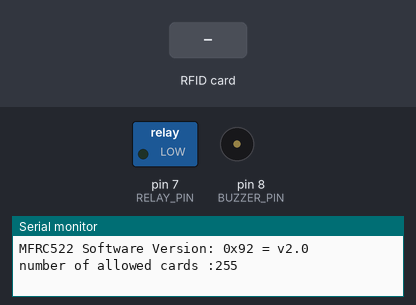
A sketch run on a simulated Arduino Nano, built with avr-gcc and run on an emulated ATmega328P. Shown: switched loads named in the sketch (green lamp = pin HIGH), buzzer (waves = sounding), the last lines printed to the serial monitor. The inputs (shaded band) are chosen by the test bench. Pins used as bus, display or sensor lines are not drawn.

Above: at 2.4 s.
2.5 s: RFID card 23 7B 68 33 held to the reader
5.3 s: RFID card CD ED C9 82 held to the reader
7.0 s: RFID card 5E 7A 19 C4 held to the reader
At 7.5 s:
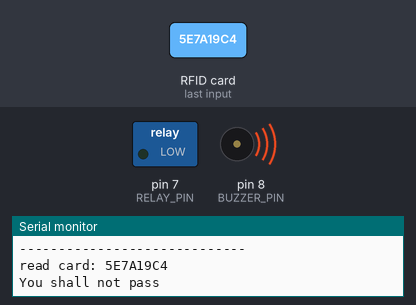
Timing chart, 0 to 10.0 s (numbered marks = the images above; inputs shaded):
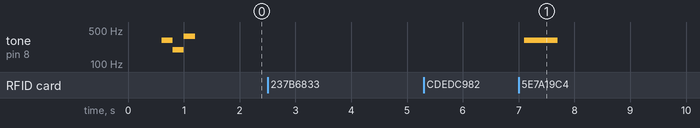

The sketch:

rfid_access_control.ino
```cpp
// adding access control system
#include <SPI.h>
#include <MFRC522.h>
#include <EEPROM.h>

#include "pitches.h"


// Custom types
typedef byte idArray[4];  // defining idArray (an array of 4 bytes)

// Create MFRC instance
#define SS_PIN 10                  // slave select pin
#define RST_PIN 9                  // reset pin
MFRC522 mfrc522(SS_PIN, RST_PIN);  // Create MFRC522 instance

#define BUILTIN_LED 13  // builtin led pin
#define RELAY_PIN 7     // relay pin
#define BUZZER_PIN 8    // buzzer pin

#define CARDS_COUNT EEPROM.read(0)     // number of cards in EEPROM
#define MAX_COUNT EEPROM.length() - 1  // 1023
#define DELAY_TIME 500                 // ms

bool programMode = false;  // initialize programming mode to false

// idArray MASTER_CARD_UID = { 0xEC, 0x00, 0xD8, 0x32 };   // master Card ID
idArray MASTER_CARD_UID = { 0x23, 0x7B, 0x68, 0x33 };   // master Card ID
idArray MASTER_CARD_UID2 = { 0xCD, 0xED, 0xC9, 0x82 };  // master Card ID2
idArray readCard;                                       // Stores scanned ID read from RFID Module
idArray storedCard;                                     // Stores the ID read from EEPROM to check it
idArray nullID = { 0, 0, 0, 0 };                        // Empty ID array
int successRead;                                        // Variable to check if there was a successful read (MFRC522)
uint16_t idx;                                           // index in EEPROM of a found ID
uint16_t MAX_INDEX = MAX_COUNT - 3;                     // last index in EEPROM
unsigned long unlockStartTime = 0;                      // time when relay was unlocked
const uint32_t unlockDuration = 60000;                  // 1 minute is 60000 ms


namespace Tone {  // namespace for notes example: Tone::Do();

void Do(int scale = 1, int duration = 500) {
  tone(BUZZER_PIN, NOTE_C1 * scale, 500);
};
void Re(int scale = 1, int duration = 500) {
  tone(BUZZER_PIN, NOTE_D1 * scale, 500);
}
void Mi(int scale = 1, int duration = 500) {
  tone(BUZZER_PIN, NOTE_E1 * scale, 500);
}
void Fa(int scale = 1, int duration = 500) {
  tone(BUZZER_PIN, NOTE_F1 * scale, 500);
}
void Sol(int scale = 1, int duration = 500) {
  tone(BUZZER_PIN, NOTE_G1 * scale, 500);
}
void La(int scale = 1, int duration = 500) {
  tone(BUZZER_PIN, NOTE_A1 * scale, 500);
}
void Si(int scale = 1, int duration = 500) {
  tone(BUZZER_PIN, NOTE_B1 * scale, 500);
}

namespace eeprom {
// function that read 4 bytes and return an idArray
void read(uint16_t i, idArray *storedCard) {
  for (uint8_t x = 0; x < 4; x++) {
    *storedCard[x] = EEPROM.read(i + x);
  }
}
}

}
void setup() {
  blinkLED(3, 100);
  pinMode(BUILTIN_LED, OUTPUT);    // set led pin as output
  digitalWrite(BUILTIN_LED, LOW);  // Initialize led as off

  pinMode(BUZZER_PIN, OUTPUT);    // set buzzer pin as output
  digitalWrite(BUZZER_PIN, LOW);  // Initialize buzzer as off

  pinMode(RELAY_PIN, OUTPUT);    // set relay pin as output
  digitalWrite(RELAY_PIN, LOW);  // Initialize relay as locked

  Serial.begin(9600);  // Initialize serial communications with the PC
  SPI.begin();         // SPI Protocol config

  // tone(BUZZER_PIN, 100, 100);  // beep to indicate start of setup
  // delay(100);
  // tone(BUZZER_PIN, 1000, 100);
  // noTone(BUZZER_PIN);
  // playMelody();
  // doremifasolasido();
  Tone::Si(5, 200);
  delay(200);
  Tone::Sol(4, 200);
  delay(200);
  Tone::Si(6, 200);
  delay(200);
  noTone(BUZZER_PIN);

  mfrc522.PCD_Init();  // Init MFRC522 card

  ShowReaderDetails();  // Show details of PCD - MFRC522 Card Reader details


  successRead = 0;  // Initialize success read to 0
  Serial.print("number of allowed cards :");
  Serial.print(CARDS_COUNT, DEC);
}


void loop() {
  // check for relay unlock timeout
  if (!isRelayLocked() && ((millis() - unlockStartTime) >= unlockDuration)) {
    lockRelay();
  }

  // if no ID is read it keeps checkin for cards
  successRead = getID();

  if (successRead) {

    if (programMode) {
      if (isMaster()) {  //When in program mode check First If master card scanned again to exit program mode
        Serial.println(F("Master Card Scanned"));
        Serial.println(F("Exiting Program Mode"));
        Serial.println(F("-----------------------------"));
        programMode = false;
        blinkLED(5, 50);
        return;
      } else {
        idx = findID(readCard);
        if (idx != 0) {  // If scanned card is known delete it
          Serial.println(idx);

          Serial.println(F("I know this PICC, removing..."));
          deleteID(idx);
          Serial.println(F("PICC REMOVED!"));

          Serial.println("-----------------------------");
          Serial.println(F("Scan a PICC to ADD or REMOVE to EEPROM"));
        } else {  // If scanned card is not known add it
          Serial.println(idx);

          Serial.println(F("I do not know this PICC, adding..."));
          writeID(readCard);
          Serial.println(F("PICC Added!"));
          Serial.println(F("-----------------------------"));
          Serial.println(F("Scan a PICC to ADD or REMOVE to EEPROM"));
        }
      }
    } else {
      if (isMaster()) {  // If scanned card's ID matches Master Card's ID - enter program mode
        programMode = true;
        blinkLED(5, 100);
        Serial.println(F("Hello Master - Entered Program Mode"));
        Serial.print(F("I have "));
        Serial.print(CARDS_COUNT);
        Serial.print(F(" record(s) on EEPROM"));
        Serial.println("");
        Serial.println(F("Scan a PICC to ADD or REMOVE to EEPROM"));
        Serial.println(F("Scan Master Card again to Exit Program Mode"));
        Serial.println(F("-----------------------------"));

      } else {  // If not, see if the card is in the EEPROM
        if (findID(readCard) != 0) {
          Serial.println(F("Welcome, You shall pass"));
          granted();  // grant access
          Serial.println(F("Access Granted!"));

        } else {  // If not, show that the ID was not valid
          Serial.println(F("You shall not pass"));
          denied();
          Serial.println(F("Access Denied!"));
        }
      }
    }
  }
  delay(DELAY_TIME);
}


///////////////////////// FUNCTIONS /////////////////////////////////


/**
* blink led
* @param times number of times to blink
* @param del delay between blinks
*/
void blinkLED(uint8_t times, uint8_t del) {
  for (uint8_t i = 0; i < times; i++) {
    digitalWrite(BUILTIN_LED, HIGH);
    delay(del);
    digitalWrite(BUILTIN_LED, LOW);
    delay(del);
  }
}

/**
* @return 1 if card is read, 0 if not
*/
int getID() {
  if (mfrc522.PICC_IsNewCardPresent() && mfrc522.PICC_ReadCardSerial()) {
    Serial.println("");
    Serial.print("read card: ");
    for (uint8_t i = 0; i < 4; i++) {
      readCard[i] = mfrc522.uid.uidByte[i];
      Serial.print(readCard[i], HEX);
    }
    Serial.println("");
    return (1);
  } else {
    return (0);
  }
}
/**
* @return true if readCard is master card, false if not
*/
bool isMaster() {
  for (byte i = 0; i < 4; i++) {  // Check card ID read against master card
    if (readCard[i] != MASTER_CARD_UID[i] && readCard[i] != MASTER_CARD_UID2[i]) {
      return (false);
    }
  }
  return (true);
}


/**
* @return index of the id in EEPROM, 0 if not found
*/
uint16_t findID(idArray id) {
  if (CARDS_COUNT > 0) {
    for (uint16_t i = 1; i <= (CARDS_COUNT * 4) && i <= MAX_INDEX; i += 4) {
      idArray storedID;
      for (uint8_t x = 0; x < 4; x++) {
        storedID[x] = EEPROM.read(i + x);
      }
      if (compareID(id, storedID) == 1) {
        return i;
      }
    }
  }
  return 0;  // Return 0 if the ID is not found
}

/**
* write id to EEPROM
* @param id id to write to EEPROM
*/
void writeID(idArray id) {

  uint16_t newAddress;  // Calculate next available EEPROM address
  idArray tmpID;
  for (uint8_t i = 1; i < MAX_COUNT - 3; i = i + 4) {
    newAddress = i;
    for (uint8_t j = 0; j < 4; j++) {  // Write the new ID to EEPROM

      tmpID[j] = EEPROM.read(newAddress + j);
    }

    if (compareID(tmpID, nullID) == 1) {
      for (uint8_t j = 0; j < 4; j++) {
        EEPROM.write(newAddress + j, uint8_t(id[j]));
      }
        EEPROM.write(0, uint8_t(CARDS_COUNT + 1));  // Increment the counter in the first address of EEPROM
      for (uint8_t j = 0; j < 4; j++) {
        Serial.print(EEPROM.read(newAddress + j), HEX);
      }
      Serial.println(F("PICC Added!"));
      Serial.println(F("-----------------------------"));
      Serial.println(F("Scan a PICC to ADD or REMOVE to EEPROM"));
      return;
    }
  }
}
// else {
//   Serial.println(F("Reached maximum card capacity in EEPROM."));
// }
// }


/**
* delete id from EEPROM
* @param idx index of the id to delete
*/
void deleteID(uint16_t idx) {

  for (uint8_t i = 0; i < 4; i++) {
    EEPROM.write(idx + i, 0);
  }

  EEPROM.write(0, uint8_t(CARDS_COUNT - 1));  // decrement the counter in the first address of EEPROM
  Serial.println(F("PICC Removed!"));
  Serial.println(F("-----------------------------"));
  Serial.println(F("Scan a PICC to ADD or REMOVE to EEPROM"));
}

/**
* read id from EEPROM
* @param i index of the id to read
*/
void readID(uint8_t i) {
  // EEPROM.get(i, storedCard);
  // use the other function below if you want to use storedCard as a char array
  for (uint8_t x = 0; x < 4; x++) {
    storedCard[x] = EEPROM.read(i + x);
  }
}

/**
* compare two ids
* @param id1 first id to compare
* @param id2 second id to compare
* @return 1 if ids are identical, 0 if not
*/
int compareID(idArray id1, idArray id2) {
  for (uint8_t i = 0; i < 4; i++) {
    if (id1[i] != id2[i])
      return (0);  // if a Byte is different
  }
  return (1);  // if identical
}


/**
* grant access
*/
void granted() {

  if (isRelayLocked()) {  // if relay is locked, unlock it
    unlockRelay();
    tone(BUZZER_PIN, 1000, 100);  // beep to indicate access granted
    tone(BUZZER_PIN, 500, 100);
  } else {  // if relay is unlocked, lock it
    lockRelay();
  }
}

/**
* deny access, do nothing
*/
void denied() {

  Tone::Si(5, 200);
  delay(200);
  Tone::Si(5, 200);
  delay(200);
  Tone::Si(5, 200);
  delay(200);
  noTone(BUZZER_PIN);
  ;
}

/**
* @return true if relay is locked, false if not
*/
bool isRelayLocked() {
  return (digitalRead(RELAY_PIN) == LOW);
}

/**
* unlock relay
*/
void unlockRelay() {
  digitalWrite(RELAY_PIN, HIGH);  // Unlock the relay
  unlockStartTime = millis();     // save unlock time
  Serial.println("Relay unlocked");
}

/**
* lock relay
*/
void lockRelay() {
  digitalWrite(RELAY_PIN, LOW);  // Lock the relay
  Serial.println("Relay locked");
}


/**
* Show details of PCD - MFRC522 Card Reader details
*/
void ShowReaderDetails() {
  // Get the MFRC522 software version
  byte v = mfrc522.PCD_ReadRegister(mfrc522.VersionReg);
  Serial.print(F("MFRC522 Software Version: 0x"));
  Serial.print(v, HEX);
  if (v == 0x91)
    Serial.print(F(" = v1.0"));
  else if (v == 0x92)
    Serial.print(F(" = v2.0"));
  else
    Serial.print(F(" (unknown),probably a chinese clone?"));
  Serial.println("");
  // When 0x00 or 0xFF is returned, communication probably failed
  if ((v == 0x00) || (v == 0xFF)) {
    Serial.println(F("WARNING: Communication failure, is the MFRC522 properly connected?"));
    Serial.println(F("SYSTEM HALTED: Check connections."));
    while (true)
      ;  // do not go further
  }
}

void serialConsole() {
  while (Serial.available()) {
    char c = Serial.read();
    if (c == 'd') {
      dumpEEPROM();

    } else {
      Serial.println("unknown command");
    }
  }
}

char *readline() {
  static char line[80];
  static uint8_t lineIndex = 0;
  while (Serial.available()) {
    char c = Serial.read();
    if (c == '\n') {
      line[lineIndex] = '\0';
      lineIndex = 0;
      return line;
    } else {
      line[lineIndex] = c;
      lineIndex++;
      if (lineIndex >= 80) {
        lineIndex = 0;
      }
    }
  }

  return NULL;
}

void dumpEEPROM() {
  Serial.println("dumping EEPROM");
  for (uint16_t i = 0; i <= MAX_COUNT; i++) {
    Serial.print(EEPROM.read(i), HEX);
    Serial.print(" ");
  }
  Serial.println("");
}
void clearEEPROM() {
  Serial.println("clearing EEPROM");
  for (uint16_t i = 0; i <= MAX_COUNT; i++) {
    EEPROM.write(i, 0);
  }
  EEPROM.write(0, 0);
}

void playMelody() {

  // notes in the melody:
  int melody[] = {

    NOTE_C4, NOTE_G3, NOTE_G3, NOTE_A3, NOTE_G3, 0, NOTE_B3, NOTE_C4
  };

  // note durations: 4 = quarter note, 8 = eighth note, etc.:
  int noteDurations[] = {

    4, 8, 8, 4, 4, 4, 4, 4
  };
  // iterate over the notes of the melody:

  for (int thisNote = 0; thisNote < 8; thisNote++) {

    // to calculate the note duration, take one second divided by the note type.

    //e.g. quarter note = 1000 / 4, eighth note = 1000/8, etc.

    int noteDuration = 1000 / noteDurations[thisNote];

    tone(BUZZER_PIN, melody[thisNote], noteDuration);

    // to distinguish the notes, set a minimum time between them.

    // the note's duration + 30% seems to work well:

    int pauseBetweenNotes = noteDuration * 1.30;

    delay(pauseBetweenNotes);

    // stop the tone playing:

    noTone(BUZZER_PIN);
  }
}
void doremifasolasido() {
  tone(BUZZER_PIN, NOTE_C4, 500);
  delay(500);
  tone(BUZZER_PIN, NOTE_D4, 500);
  delay(500);
  tone(BUZZER_PIN, NOTE_E4, 500);
  delay(500);
  tone(BUZZER_PIN, NOTE_F4, 500);
  delay(500);
  tone(BUZZER_PIN, NOTE_G4, 500);
  delay(500);
  tone(BUZZER_PIN, NOTE_A4, 500);
  delay(500);
  tone(BUZZER_PIN, NOTE_B4, 500);
  delay(500);
  tone(BUZZER_PIN, NOTE_C5, 500);
  delay(500);
  noTone(BUZZER_PIN);
}
```

pitches.h
```cpp
/*************************************************

 * Public Constants

 *************************************************/

#define NOTE_B0 31
#define NOTE_C1 33
#define NOTE_CS1 35
#define NOTE_D1 37
#define NOTE_DS1 39
#define NOTE_E1 41
#define NOTE_F1 44
#define NOTE_FS1 46
#define NOTE_G1 49
#define NOTE_GS1 52
#define NOTE_A1 55
#define NOTE_AS1 58
#define NOTE_B1 62
#define NOTE_C2 65
#define NOTE_CS2 69
#define NOTE_D2 73
#define NOTE_DS2 78
#define NOTE_E2 82
#define NOTE_F2 87
#define NOTE_FS2 93
#define NOTE_G2 98
#define NOTE_GS2 104
#define NOTE_A2 110
#define NOTE_AS2 117
#define NOTE_B2 123
#define NOTE_C3 131
#define NOTE_CS3 139
#define NOTE_D3 147
#define NOTE_DS3 156
#define NOTE_E3 165
#define NOTE_F3 175
#define NOTE_FS3 185
#define NOTE_G3 196
#define NOTE_GS3 208
#define NOTE_A3 220
#define NOTE_AS3 233
#define NOTE_B3 247
#define NOTE_C4 262
#define NOTE_CS4 277
#define NOTE_D4 294
#define NOTE_DS4 311
#define NOTE_E4 330
#define NOTE_F4 349
#define NOTE_FS4 370
#define NOTE_G4 392
#define NOTE_GS4 415
#define NOTE_A4 440
#define NOTE_AS4 466
#define NOTE_B4 494
#define NOTE_C5 523
#define NOTE_CS5 554
#define NOTE_D5 587
#define NOTE_DS5 622
#define NOTE_E5 659
#define NOTE_F5 698
#define NOTE_FS5 740
#define NOTE_G5 784
#define NOTE_GS5 831
#define NOTE_A5 880
#define NOTE_AS5 932
#define NOTE_B5 988
#define NOTE_C6 1047
#define NOTE_CS6 1109
#define NOTE_D6 1175
#define NOTE_DS6 1245
#define NOTE_E6 1319
#define NOTE_F6 1397
#define NOTE_FS6 1480
#define NOTE_G6 1568
#define NOTE_GS6 1661
#define NOTE_A6 1760
#define NOTE_AS6 1865
#define NOTE_B6 1976
#define NOTE_C7 2093
#define NOTE_CS7 2217
#define NOTE_D7 2349
#define NOTE_DS7 2489
#define NOTE_E7 2637
#define NOTE_F7 2794
#define NOTE_FS7 2960
#define NOTE_G7 3136
#define NOTE_GS7 3322
#define NOTE_A7 3520
#define NOTE_AS7 3729
#define NOTE_B7 3951
#define NOTE_C8 4186
#define NOTE_CS8 4435
#define NOTE_D8 4699
#define NOTE_DS8 4978
```

Measured:
- after the input at 7.0 s, tone on pin 8 (BUZZER_PIN): silent → 310 Hz after 0.10 s, → silent 0.60 s later
